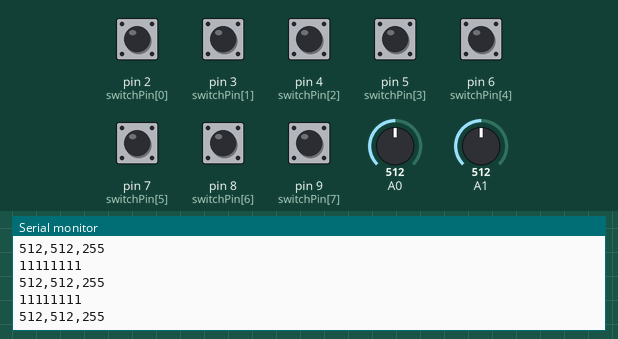
The sketch below on a simulated Arduino Uno, built with avr-gcc and run on an emulated ATmega328P. On the bench: the last lines printed to the serial monitor. The inputs (shaded band) are chosen by the test bench; at power-on: pin 2 (switchPin[0]), pin 3 (switchPin[1]), pin 4 (switchPin[2]), pin 5 (switchPin[3]), pin 6 (switchPin[4]), pin 7 (switchPin[5]), pin 8 (switchPin[6]), pin 9 (switchPin[7]) HIGH, A0 = 512, A1 = 512.

Above: at 1.2 s.
1.3 s: A0 set to 716
At 1.32 s:
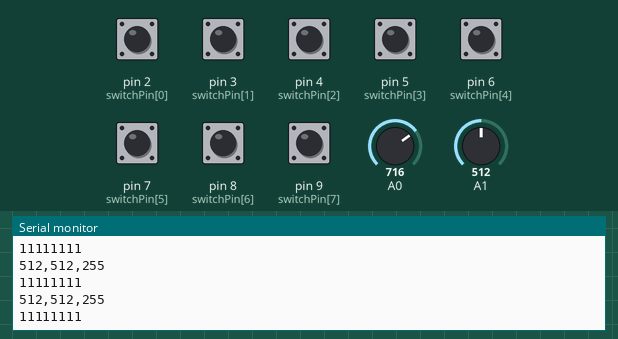
2.8 s: A1 set to 716
At 2.84 s:
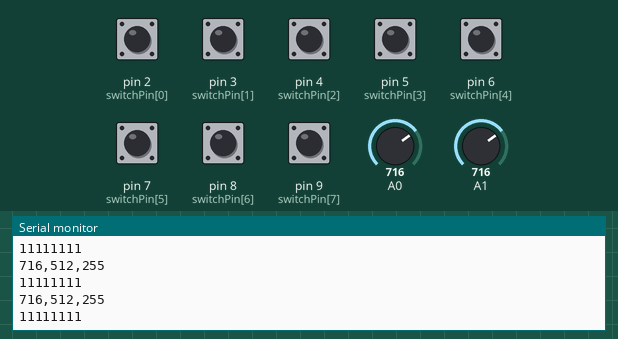
4.3 s: pin 2 (switchPin[0]) pulled LOW for 0.15 s
At 4.36 s:
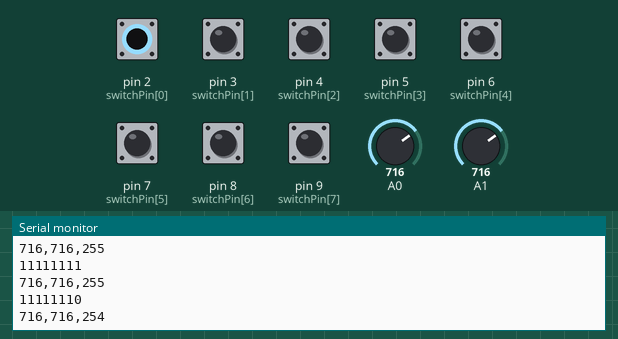
7.4 s: pin 3 (switchPin[1]) pulled LOW for 0.15 s
At 7.49 s:
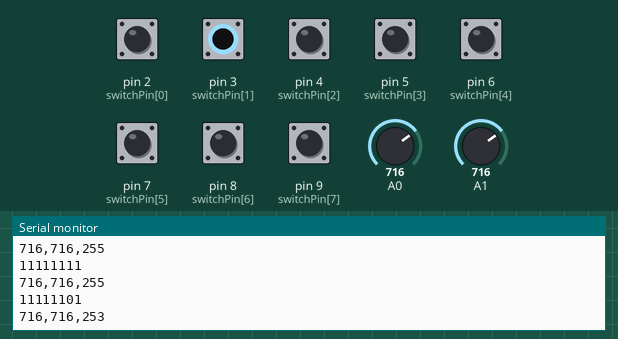
9.0 s: pin 4 (switchPin[2]) pulled LOW for 0.15 s
At 9.1 s:
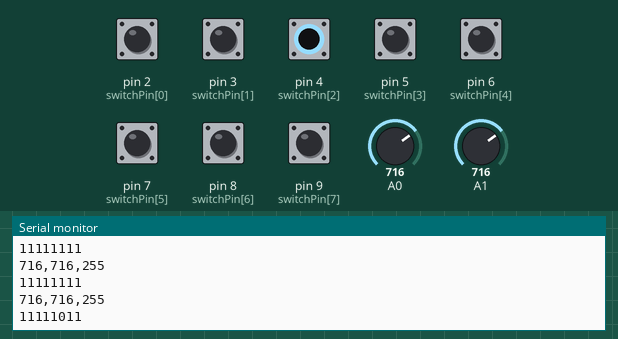
10.6 s: pin 5 (switchPin[3]) pulled LOW for 0.15 s
At 10.62 s:
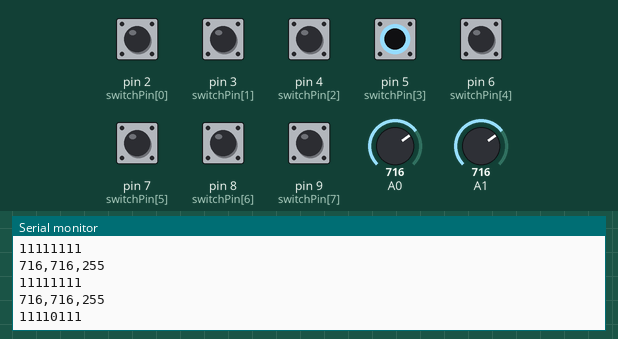
Timing chart, 0 to 13.2 s (numbered marks = the images above; inputs shaded):
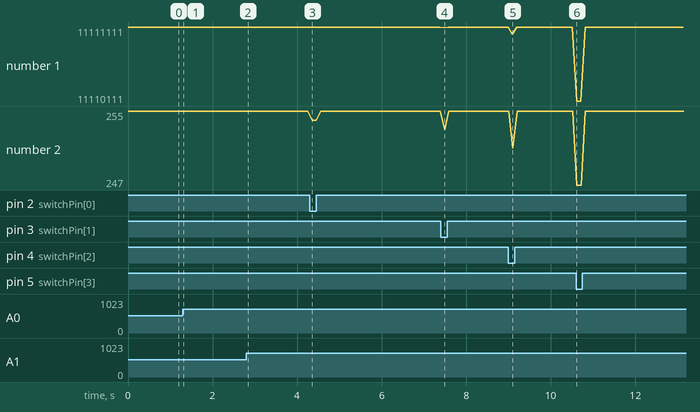

Measured:
- after the input at 4.3 s, the serial monitor: prints a new line after 0.05 s (image 3)
- after the input at 7.4 s, the serial monitor: prints a new line after 0.08 s (image 4)
- after the input at 9.0 s, the serial monitor: prints a new line after 0.09 s (image 5)
- after the input at 10.6 s, the serial monitor: prints a new line at once (image 6)

The sketch:

joystick.ino
```cpp
#include <string.h>
int switchPin[] = {2, 3, 4, 5, 6, 7, 8, 9};
void setup()
{
    Serial.begin(9600);
    int count = sizeof(switchPin) / sizeof(switchPin[0]);
    for (size_t i = 0; i < count; i++)
    {
        pinMode(switchPin[i], INPUT_PULLUP);
    }
}

void loop()
{

    int count = sizeof(switchPin) / sizeof(switchPin[0]);
    byte switchBit = 0;
    for (size_t i = 0; i < count; i++)
    {
        switchBit |= (digitalRead(switchPin[i]) << i);
    }

    //  Serial.print(map(analogRead(A0), 0, 1023, 0, 100));
    //  Serial.print(" : ");
    //  Serial.println(map(analogRead(A1), 0, 1023, 0, 100));

     Serial.println(switchBit, BIN);
     int anaX = analogRead(A0);
     int anaY= analogRead(A1);
    // Serial.print(ana1);
    // Serial.print(" : ");
    // Serial.println(ana2);
    String sendData;
    sendData+=anaX;sendData+=",";
    sendData+=anaY;sendData+=",";
    sendData+=switchBit;
    Serial.println(sendData);
    delay(100);
}
```
